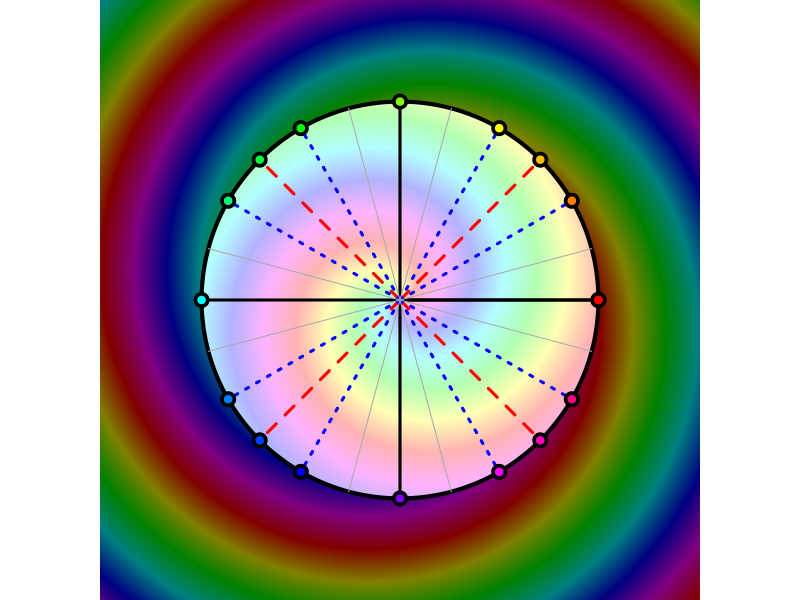

Reproduce this figure in R.
png("raddeg.png",300,300)

par(mar=c(0,0,0,0),pty="s")
plot(0,0,"n",axes=F,ann=F,xlim=c(-1.4,1.4),ylim=c(-1.4,1.4))

ths = c(0,30,45,60,90,120,135,150,180,210,225,240,270,300,315,330,360)
th = ths/180*pi

t = seq(0,2*pi,pi/1000)
# polygon(c(-1,-1,1,1)*1.5,c(-1,1,1,-1)*1.5,col="darkgrey")

x = seq(0,6*pi,pi/1000)
for(i in t){
    lines(x/2/pi*cos(i-x),x/2/pi*sin(i-x),col=hsv(i/2/pi,1,0.5))
}
x = seq(0,2*pi,pi/1000)
for(i in t){
    lines(x/2/pi*cos(i+x),x/2/pi*sin(i+x),col=hsv(i/2/pi,0.3,1))
}

polygon(cos(t),sin(t),lwd=4)

for(i in seq(0,2*pi,pi/2)){
    lines(c(0,cos(i)),c(0,sin(i)),lwd=3)
}
for(i in seq(pi/4,7*pi/4,pi/2)){
    lines(c(0,cos(i)),c(0,sin(i)),lwd=3,col="red",lty=2)
}
for(i in c(pi/6,pi/3)){
    for(j in seq(0,3*pi/2,pi/2)){
        k = i+j
        lines(c(0,cos(k)),c(0,sin(k)),lwd=3,col="blue",lty=3)
    }
}
for(i in c(pi/12,5*pi/12)){
    for(j in seq(0,3*pi/2,pi/2)){
        k = i+j
        lines(c(0,cos(k)),c(0,sin(k)),lwd=1,col="darkgrey",lty=1)
    }
}

points(cos(th),sin(th),pch=19,col="black",cex=2)
points(cos(th),sin(th),pch=19,col=hsv(th/2/pi,1,1))

dev.off()

